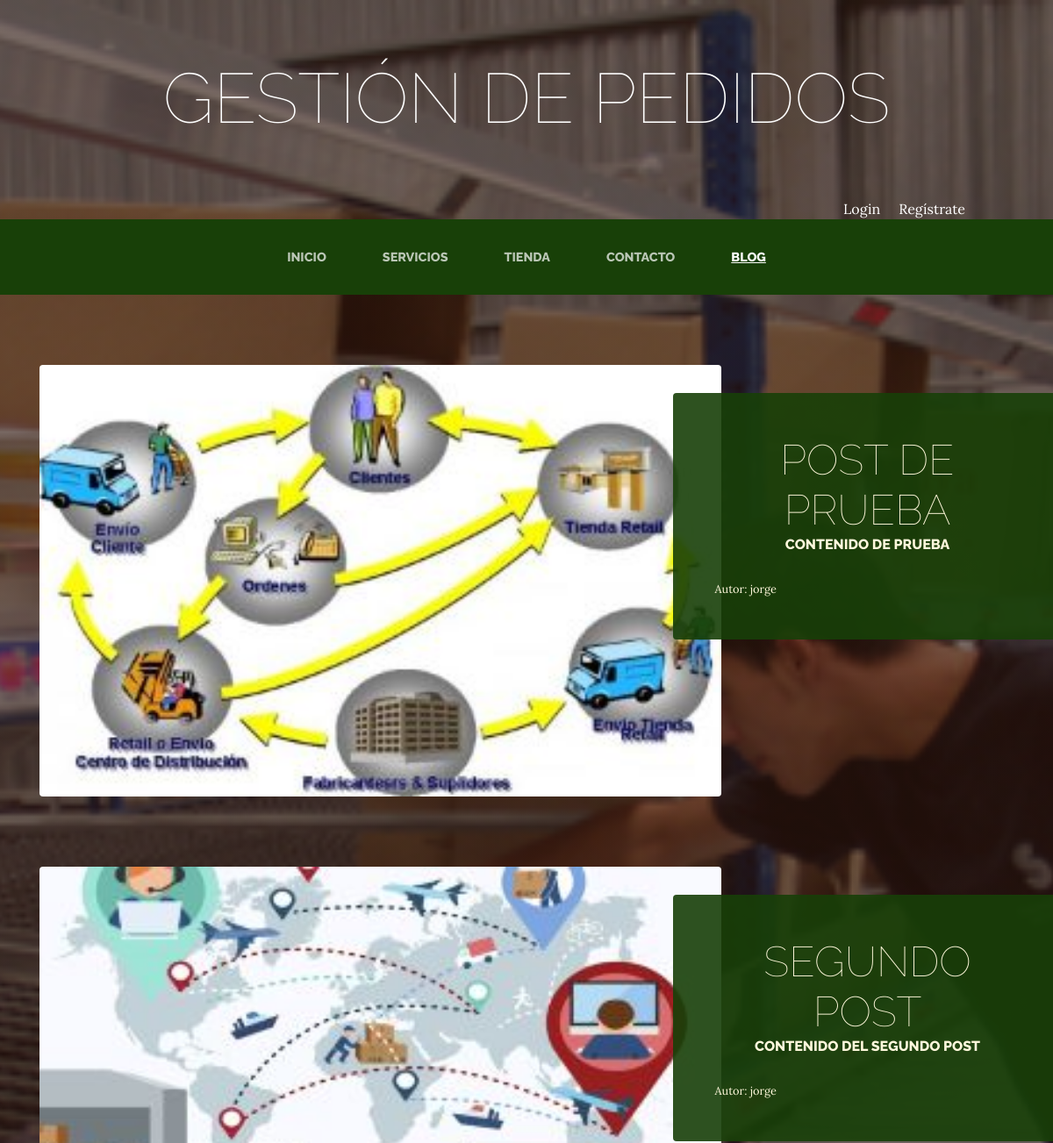
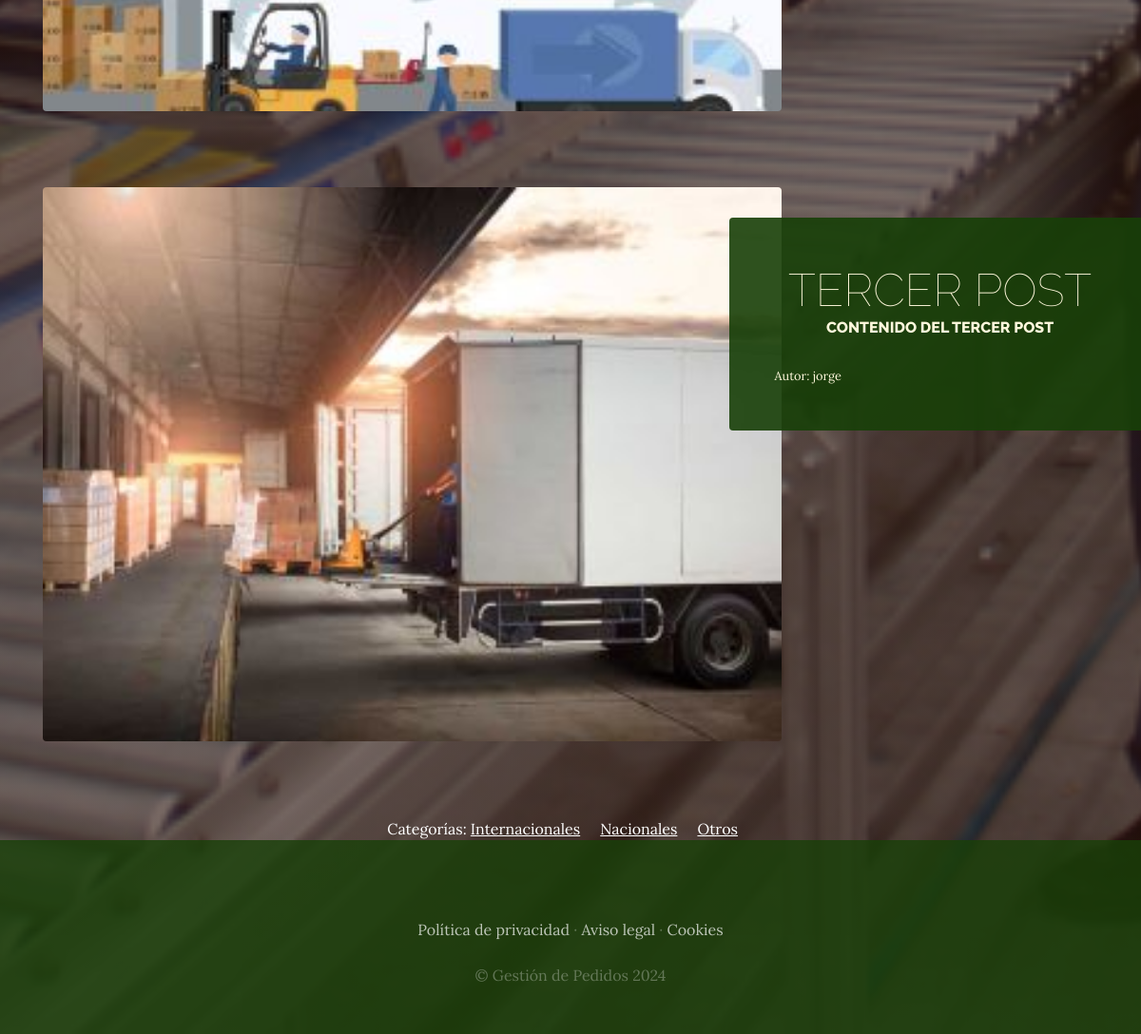
Screenshot of /blog/ with the database file from the repository (2 pictures, top to bottom).
### blog/models.py (models this page shows, shortened)
class Post(models.Model):
    titulo=models.CharField(max_length=50)
    contenido=models.CharField(max_length=50)
    imagen=models.ImageField(upload_to='blog', null=True, blank=True)
    autor=models.ForeignKey(User, on_delete=models.CASCADE)
    categorias=models.ManyToManyField(Categoria)
    created=models.DateTimeField(auto_now_add=True)
    updated=models.DateTimeField(auto_now_add=True)
    class Meta:
        verbose_name ='post'
        verbose_name_plural ='posts'

class Categoria(models.Model):
    nombre=models.CharField(max_length=50)
    created=models.DateTimeField(auto_now_add=True)
    updated=models.DateTimeField(auto_now_add=True)
    class Meta:
        verbose_name ='categoria'
        verbose_name_plural ='categorias'

### blog/views.py (the view)
# urls.py: 2. Add a URL to urlpatterns:  path('blog/', include('blog.urls'))
def blog(request):
    posts=Post.objects.all()
    return render(request, "blog/blog.html", {"posts": posts})

### carro/context_processor.py (called while the page is built)
def importe_total_carro(request):
    total=0
    if request.user.is_authenticated:
        for key, value in request.session["carro"].items():
            total=total+float(value["precio"])
    else:
        total= "Debes logearte"
    return {"importe_total_carro": total}

### blog/templates/blog/blog.html
{% extends "ProyectoWebApp/base.html" %}
{% load static %}
{% block content %}
   {% for post in posts %}
   <section class="page-section clearfix">
      <div class="container">
        <div class="intro">
          <img class="intro-img img-fluid mb-3 mb-lg-0 rounded" src="{{post.imagen.url}}" alt="";>
          <div class="intro-text left-0 text-center bg-faded p-5 rounded">
            <h2 class="section-heading mb-4" >
              <span class="section-heading-lower">{{post.titulo}}</span>
              <span class="section-heading-upper">{{post.contenido}}</span>
            </h2>
            <div style="text-align:left; font-size: 0.8em;">
               Autor: {{post.autor}}
            </div>
          </div>
        </div>
      </div>
   </section>
   {% endfor %}
   <section>
      <div style="width: 75%; margin: auto; text-align: center; color: white">
         Categorías:
         {% for post in posts %}
            {% for categoria in post.categorias.all %}
               <a href="{% url 'categoria' categoria.id %}" class="linksCategorias">{{categoria.nombre}}</a> &nbsp;&nbsp;&nbsp;
            {% endfor %}
         {% endfor %}
      </div>
   </section>
{% endblock %}

### ProyectoWebApp/templates/ProyectoWebApp/base.html (shortened to what this page needs)
<!DOCTYPE html>
<head>
    {% load static %}
    <link href="{% static 'ProyectoWebApp/vendor/bootstrap/css/bootstrap.min.css' %}" rel="stylesheet">
    <link href="{% static 'ProyectoWebApp/css/gestion.css' %}" rel="stylesheet">
</head>
<body>
    <h1 class="site-heading text-center text-white d-none d-lg-block">
      <span class="site-heading-lower">Gestión de Pedidos</span>
    </h1>
    <div style="color: white; text-align: right; margin-right: 100px;">
    {% if user.is_authenticated %}
    Hola {{user.username}} &nbsp; &nbsp; <a href="{% url 'cerrar_sesion' %}" style="color: white;">Cerrar sesión</a>
    {% else %}
    <a href="{% url 'logear' %}" style="color: white;">Login</a> &nbsp; &nbsp; <a href="{% url 'Autenticacion' %}" style="color: white;">Regístrate</a>
    {% endif %}
    </div>
 <nav class="navbar navbar-expand-lg navbar-dark py-lg-4" id="mainNav">
    <div class="container">
      <div class="collapse navbar-collapse" id="navbarResponsive">
        <ul class="navbar-nav mx-auto">
          <li class="nav-item {% if request.path == '/' %} active {% endif %} px-lg-4">
            <a class="nav-link text-uppercase text-expanded" href="{% url 'Home' %}">Inicio</a>
          </li>
          <li class="nav-item {% if request.path == '/servicios/' %} active {% endif %} px-lg-4">
            <a class="nav-link text-uppercase text-expanded" href="{% url 'Servicios' %}">Servicios</a>
          </li>
          <li class="nav-item {% if request.path == '/tienda/' %} active {% endif %} px-lg-4">
            <a class="nav-link text-uppercase text-expanded" href="{% url 'Tienda' %}">Tienda</a>
          </li>
          <li class="nav-item {% if request.path == '/contacto/' %} active {% endif %} px-lg-4">
            <a class="nav-link text-uppercase text-expanded" href="{% url 'Contacto' %}">Contacto</a>
          </li>
          <li class="nav-item {% if request.path|slice:':6' == '/blog/' %} active {% endif %} px-lg-4">
            <a class="nav-link text-uppercase text-expanded" href="{% url 'Blog' %}">Blog</a>
          </li>
        </ul>
      </div>
    </div>
  </nav>
  {% block content %}
  {% endblock %}
     <footer class="footer text-faded text-center py-5">
      <div class="container">
        <p class="m-0 mbt">
        	<a href="sample.html" class="link">Política de privacidad</a> ·
        	<a href="sample.html" class="link">Aviso legal</a> ·
        	<a href="sample.html" class="link">Cookies</a>
		</p>
        <p class="m-0 mbt1">&copy; Gestión de Pedidos 2024</p>
      </div>
	</footer>
</body>
</html>

### ProyectoWebApp/static/ProyectoWebApp/css/gestion.css (style rules this page uses)
body { font-family: 'Lora'; background: linear-gradient(rgba(47, 23, 15, 0.65), rgba(47, 23, 15, 0.65)), url("../img/bg_main.jpg"); background-attachment: fixed; background-position: center; background-size: cover; }
h1, h2, h3, h4, h5, h6 { font-family: 'Raleway'; }
p { line-height: 1.75; }
.text-faded { color: rgba(255, 255, 255, 0.3); }
.site-heading { margin-top: 5rem; margin-bottom: 5rem; text-transform: uppercase; line-height: 1; font-family: 'Raleway'; }
.site-heading .site-heading-lower { font-size: 5rem; font-weight: 100; line-height: 4rem; }
.page-section { margin-top: 5rem; margin-bottom: 5rem; }
.section-heading { text-transform: uppercase; }
.section-heading .section-heading-upper { display: block; font-size: 1rem; font-weight: 800; padding-bottom:.5rem; }
.section-heading .section-heading-lower { display: block; font-size: 3rem; font-weight: 100; }
.bg-faded { background-color: rgba(255, 255, 255, 0.85); }
#mainNav { background-color: rgba(24, 64, 8); font-family: 'Raleway'; }
#mainNav .navbar-nav .nav-item .nav-link { color: rgba(255, 255, 255, 0.7); font-weight: 800; }
#mainNav .navbar-nav .nav-item.active .nav-link { color: #ffffff; text-decoration: underline; }
@media (min-width: 992px) { #mainNav .navbar-nav .nav-item .nav-link { font-size: 0.9rem; } }
.intro { position: relative; }
@media (min-width: 992px) { .intro .intro-img { width: 70%; float: left; position: relative; z-index: 1; } }
@media (min-width: 992px) { .intro .intro-text { width: 50%; margin-top: 2rem; background-color: rgba(24, 64, 8, 0.9); color: cornsilk; position: absolute; top: 10%; right: -10%; z-index: 2; transform: none; } }
@media (min-width: 1200px) { .intro .intro-text { width: 40%; right: -5%; } }
.footer { background-color: rgba(24, 64, 8, 0.8); }
.mbt { padding-top: 2rem; }
.mbt1 { padding-top: 1.25rem; }
a.link { color: rgba(255, 255, 255, 0.7); }
.linksCategorias { color: white !important; text-decoration: underline; }

### rows the page displays
Post: imagen (picture), titulo "POST DE PRUEBA", contenido "CONTENIDO DE PRUEBA", autor "jorge"
Post: imagen (picture), titulo "SEGUNDO POST", contenido "CONTENIDO DEL SEGUNDO POST", autor "jorge"
Post: imagen (picture), titulo "TERCER POST", contenido "CONTENIDO DEL TERCER POST", autor "jorge"
Categoria: nombre "Internacionales"
Categoria: nombre "Nacionales"
Categoria: nombre "Otros"
